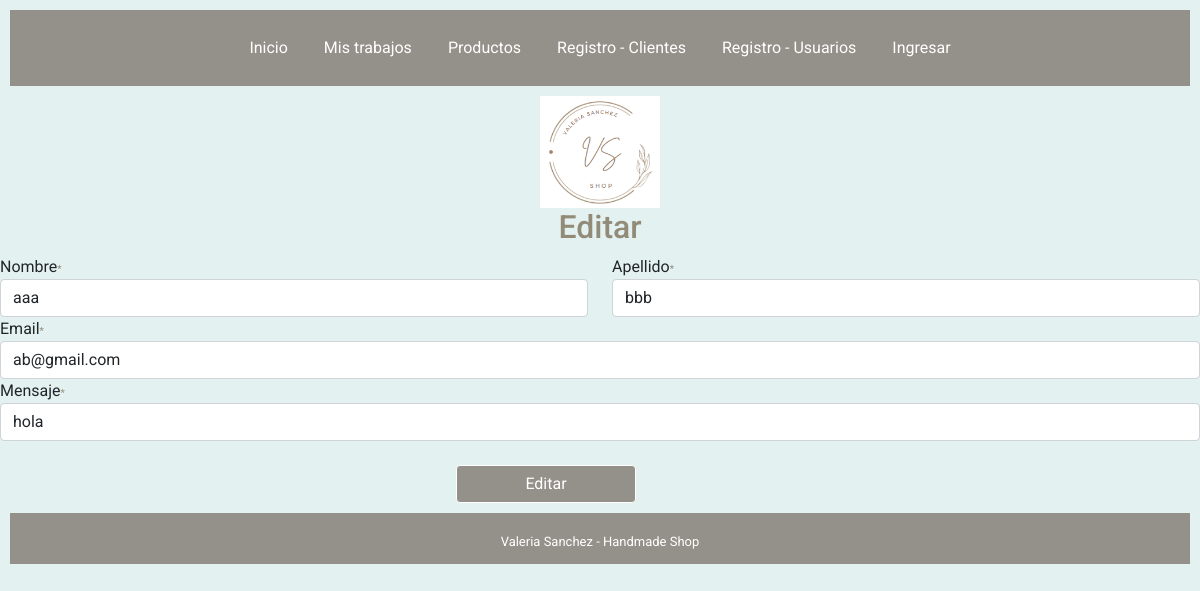
Before: /editar_mensaje/3/ with the older database file.
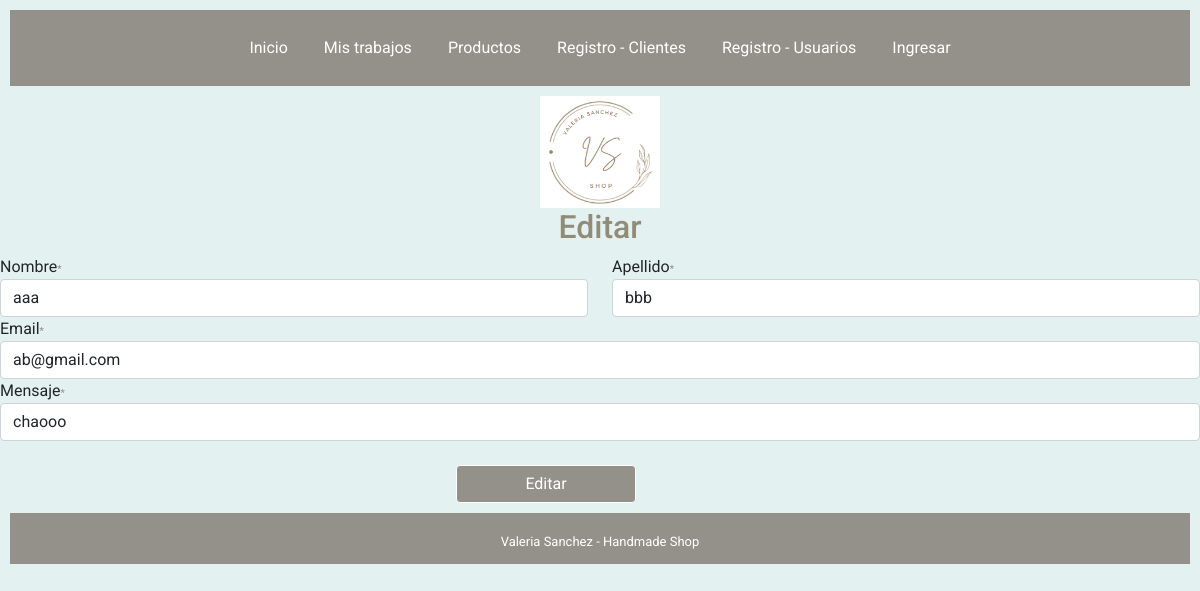
After: the same page with the newer database file.
### aplicacion1/models.py (models this page shows)
class Mensaje(models.Model):
    nombre=models.CharField(max_length=50, null=False)
    apellido=models.CharField(max_length=100, null=False)
    email=models.EmailField()
    mensaje=models.CharField(max_length=500, null=False)

### aplicacion1/views.py (the view)
# urls.py: path('editar_mensaje/<int:id>/', views.editar_mensaje, name='editar_mensaje'),
def editar_mensaje(request, id):  #formulario editar mensaje
        mensaje=Mensaje.objects.get(pk=id)
        form = MensajeForm(instance=mensaje)
        if request.method == "POST":
            form=MensajeForm(data=request.POST, instance=mensaje)
            form.save()
            return redirect('/mostrar_mensaje')
        else:
            return render (request, 'aplicacion1/editar_mensaje.html',{"form":form})

### aplicacion1/forms.py
class MensajeForm(forms.ModelForm):
    class Meta:
        model = Mensaje
        fields =('id','nombre', 'apellido', 'email', 'mensaje')

### aplicacion1/templates/aplicacion1/editar_mensaje.html (shortened to what this page needs)
{%extends 'base_layout.html'%}
{%block content%}
<div id="titulo">
  <h1 id="titulo1"> Editar </h1>
</div>
{% load crispy_forms_tags %}
    <form action="" method="POST">
        <div id="mensaje">
        <div class="row">
            <div class="col-6">
              {{ form.nombre|as_crispy_field }}
            </div>
            <div class="col-6">
              {{ form.apellido|as_crispy_field }}
            </div>
          </div>
          {{ form.email|as_crispy_field }}
          {{ form.mensaje|as_crispy_field }}
        </div>
        <button id="btn-2" class="btn btn-outline-dark">Editar</button>
    </form>
{%endblock content%}

Changed rows visible on the page:
changed Mensaje "aaa": mensaje "hola" → "chaooo"
